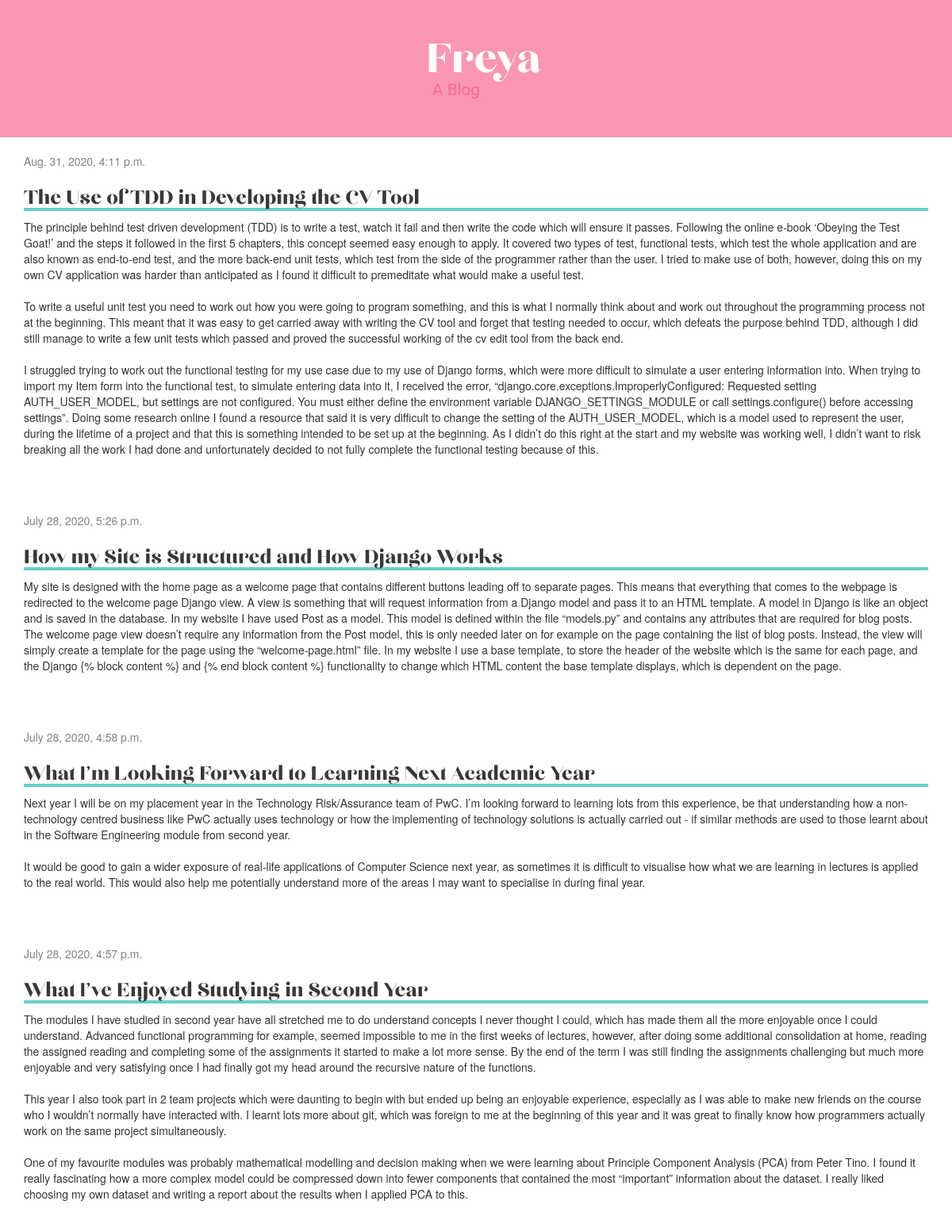
The page /post/posts/ on the database its author committed.
### blog/models.py (models this page shows, shortened)
class Post(models.Model):
    author = models.ForeignKey(settings.AUTH_USER_MODEL, on_delete=models.CASCADE)
    title = models.CharField(max_length=200)
    text = models.TextField()
    created_date = models.DateTimeField(default=timezone.now)
    published_date = models.DateTimeField(blank=True, null=True)

### blog/views.py (the view)
# urls.py: path('post/posts/', views.post_list, name='post_list'),
def post_list(request):
    posts = Post.objects.filter(published_date__lte=timezone.now()).order_by('-published_date')
    return render(request, 'blog/post_list.html', {'posts': posts})

### blog/templates/blog/post_list.html
{% extends 'blog/base.html' %}
{% block content %}
    {% for post in posts %}
        <div class="post">
            <div class="date">
                {{ post.published_date }}
            </div>
            <h2>{{post.title}}</h2>
            <p>{{ post.text|linebreaksbr }}</p>
        </div>
    {% endfor %}
{% endblock %}

### blog/static/css/blog.css (style rules this page uses)
h1, h2, h3, h4 { font-family: 'chloeregular', Arial, sans-serif; }
.date { color: #828282; }
.post { margin-bottom: 70px; margin-top: 20px; margin-left: 30px; margin-right: 30px; }
.post h2 { color: #383838; text-decoration: underline; text-decoration-style: wavy; text-decoration-color: darkcyan; }
.post h2 { color: #383838; background: linear-gradient( to bottom, #66CEC9 0%, #66CEC9 100% ); background-position: 0 100%; background-repeat: repeat-x; background-size: 4px 4px; text-decoration: none; transition: background-size .2s; }

### rows shown on the page
Post: published_date "Aug. 31, 2020, 4:11 p.m.", title "The Use of TDD in Developing the CV Tool", text "The principle behind test driven development (TDD) is to write a test, watch it fail and then write the code which will ensure it passes. Following the online e-book ‘Obeying the Test Goat!’ and the steps it followed in the first 5 chapters, this concept seemed easy enough to apply. It covered two types of test, functional tests, which test the whole application and are also known as end-to-end test, and the more back-end unit tests, which test from the side of the programmer rather than the user. I tried to make use of both, however, doing this on my own CV application was harder than anticipated as I found it difficult to premeditate what would make a useful test. To write a useful unit…"
Post: published_date "July 28, 2020, 5:26 p.m.", title "How my Site is Structured and How Django Works", text "My site is designed with the home page as a welcome page that contains different buttons leading off to separate pages. This means that everything that comes to the webpage is redirected to the welcome page Django view. A view is something that will request information from a Django model and pass it to an HTML template. A model in Django is like an object and is saved in the database. In my website I have used Post as a model. This model is defined within the file “models.py” and contains any attributes that are required for blog posts. The welcome page view doesn’t require any information from the Post model, this is only needed later on for example on the page containing the list of blog…"
Post: published_date "July 28, 2020, 4:58 p.m.", title "What I'm Looking Forward to Learning Next Academic Year", text "Next year I will be on my placement year in the Technology Risk/Assurance team of PwC. I’m looking forward to learning lots from this experience, be that understanding how a non-technology centred business like PwC actually uses technology or how the implementing of technology solutions is actually carried out - if similar methods are used to those learnt about in the Software Engineering module from second year. It would be good to gain a wider exposure of real-life applications of Computer Science next year, as sometimes it is difficult to visualise how what we are learning in lectures is applied to the real world. This would also help me potentially understand more of the areas I may…"
Post: published_date "July 28, 2020, 4:57 p.m.", title "What I've Enjoyed Studying in Second Year", text "The modules I have studied in second year have all stretched me to do understand concepts I never thought I could, which has made them all the more enjoyable once I could understand. Advanced functional programming for example, seemed impossible to me in the first weeks of lectures, however, after doing some additional consolidation at home, reading the assigned reading and completing some of the assignments it started to make a lot more sense. By the end of the term I was still finding the assignments challenging but much more enjoyable and very satisfying once I had finally got my head around the recursive nature of the functions. This year I also took part in 2 team projects which were…"
